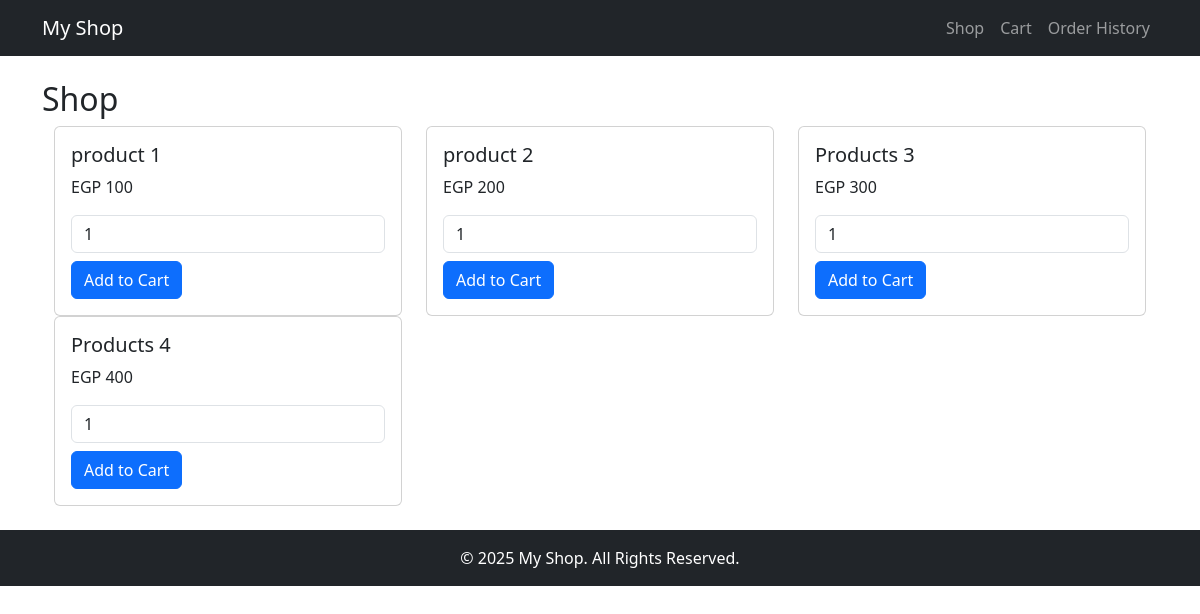
The page / on the database its author committed.
### tables this page shows
CREATE TABLE IF NOT EXISTS `products` (
  `id` int NOT NULL AUTO_INCREMENT,
  `name` varchar(100) NOT NULL,
  `price` decimal(10,0) NOT NULL,
  `description` text NOT NULL,
  PRIMARY KEY (`id`)
);

### app/controllers/ProductController.php (called while the page is built)
<?php
require 'app/models/Product.php';
class ProductController {
    public function index() {
        $productModel = new Product();
        $products = $productModel->getAllProducts();
        require 'app/views/shop/shop.php';
    }
}

### index.php (called while the page is built, shortened)
<?php
require 'app/core/Database.php';
$router = new Router();
$router->route();
?>

### app/core/Database.php (called while the page is built, shortened)
<?php
class Database {
    private static $instance = null;
    private $conn;
    private function __construct() {
        $this->conn = new mysqli(DB_HOST, DB_USER, DB_PASS, DB_NAME);
    }
    public static function getInstance() {
        if (!self::$instance) {
            self::$instance = new Database();
        }
        return self::$instance;
    }
    public function getConnection() {
        return $this->conn;
    }
}
?>

### app/models/Product.php (called while the page is built, shortened)
<?php
class Product {
    private $db;
    public function __construct() {
        $this->db = Database::getInstance()->getConnection();
    }
    public function getAllProducts() {
        $result = $this->db->query("SELECT * FROM products");
        return $result->fetch_all(MYSQLI_ASSOC);
    }
}

### app/views/shop/shop.php (the view, shortened to what this page needs)
<h2>Shop</h2>
<div class="container">
    <div class="row">
        <?php foreach ($products as $product): ?>
        <div class="col-md-4">
            <div class="card">
                <div class="card-body">
                    <h5 class="card-title"><?php echo $product['name']; ?></h5>
                    <p class="card-text">EGP <?php echo $product['price']; ?></p>
                    <form method="POST" action="?page=add-to-cart">
                        <input type="number" name="quantity" min="1" value="1" class="form-control mb-2">
                        <button type="submit" class="btn btn-primary">Add to Cart</button>
                    </form>
                </div>
            </div>
        </div>
        <?php endforeach; ?>
    </div>
</div>
<?php
include __DIR__ . "/../layout/layout.php";
?>

### rows shown on the page
products: name "product 1", price "100"
products: name "product 2", price "200"
products: name "Products 3", price "300"
products: name "Products 4", price "400"
